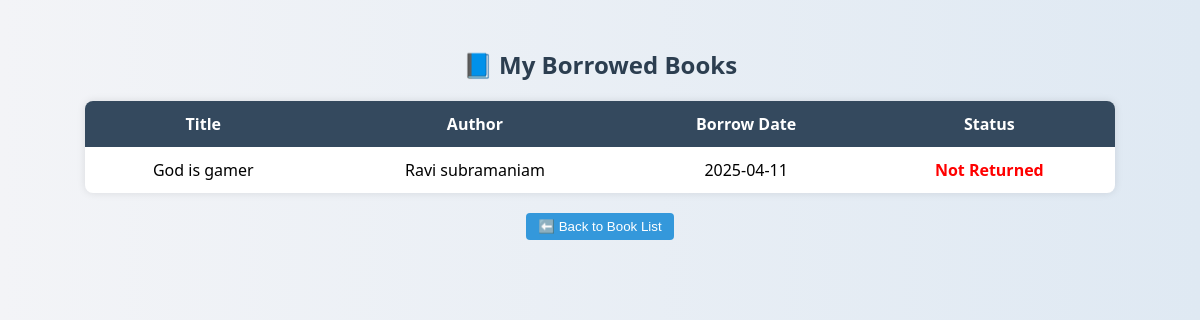
The app's page /user/borrowed with its own data.
### tables this page shows
CREATE TABLE borrowed_books (
        borrow_id INTEGER PRIMARY KEY AUTOINCREMENT,
        user_id INTEGER NOT NULL,
        book_id INTEGER NOT NULL,
        borrow_date TEXT NOT NULL,
        return_date TEXT,
        FOREIGN KEY(user_id) REFERENCES user(user_id),
        FOREIGN KEY(book_id) REFERENCES books(book_id)
    );

CREATE TABLE books(book_id integer primary key autoincrement,
    book_title text not null,
    author text not null,
    price float not null,
    stock integer not null);

### app.py (the view)
@app.route("/user/borrowed")
def view_borrowed_books():
    user_id = 1  # Hardcoded for now
    conn = sqlite3.connect("library.db")
    cursor = conn.cursor()
    cursor.execute("""
        SELECT b.book_title, b.author, bb.borrow_date, bb.return_date
        FROM borrowed_books bb
        JOIN books b ON bb.book_id = b.book_id
        WHERE bb.user_id = ?
    """, (user_id,))
    borrowed = cursor.fetchall()
    conn.close()
    return render_template("borrowed_books.html", borrowed=borrowed)

### templates/borrowed_books.html (shortened to what this page needs)
<!DOCTYPE html>
<html>
<head>
</head>
<body>
    <h2>📘 My Borrowed Books</h2>
    <table>
        <thead>
            <tr>
                <th>Title</th>
                <th>Author</th>
                <th>Borrow Date</th>
                <th>Status</th>
            </tr>
        </thead>
        <tbody>
            {% for book in borrowed %}
            <tr>
                <td>{{ book[0] }}</td>
                <td>{{ book[1] }}</td>
                <td>{{ book[2] }}</td>
                <td>
                    {% if book[3] %}
                        <span class="returned">Returned</span>
                    {% else %}
                        <span class="not-returned">Not Returned</span>
                    {% endif %}
                </td>
            </tr>
            {% endfor %}
        </tbody>
    </table>
    <div class="back-btn">
        <a href="{{ url_for('user_home') }}">
            <button class="btn-borrow">⬅️ Back to Book List</button>
        </a>
    </div>
</body>
</html>

### templates/borrowed_books.html (style rules this page uses)
body { font-family: 'Segoe UI', Tahoma, Geneva, Verdana, sans-serif; background: linear-gradient(to right, #f3f4f7, #dfe9f3); padding: 20px; }
h2 { color: #2c3e50; text-align: center; }
table { border-collapse: collapse; width: 90%; margin: 20px auto; background-color: #fff; box-shadow: 0 0 8px rgba(0,0,0,0.1); border-radius: 8px; overflow: hidden; }
th, td { padding: 12px 15px; text-align: center; }
th { background-color: #34495e; color: white; }
.not-returned { color: red; font-weight: bold; }
.back-btn { display: block; text-align: center; margin: 20px; }
.btn-borrow { padding: 6px 12px; border: none; background-color: #3498db; color: white; border-radius: 4px; cursor: pointer; transition: background-color 0.3s ease; }

### records on screen
borrowed_books: book_title "God is gamer", author "Ravi subramaniam", borrow_date "2025-04-11"
